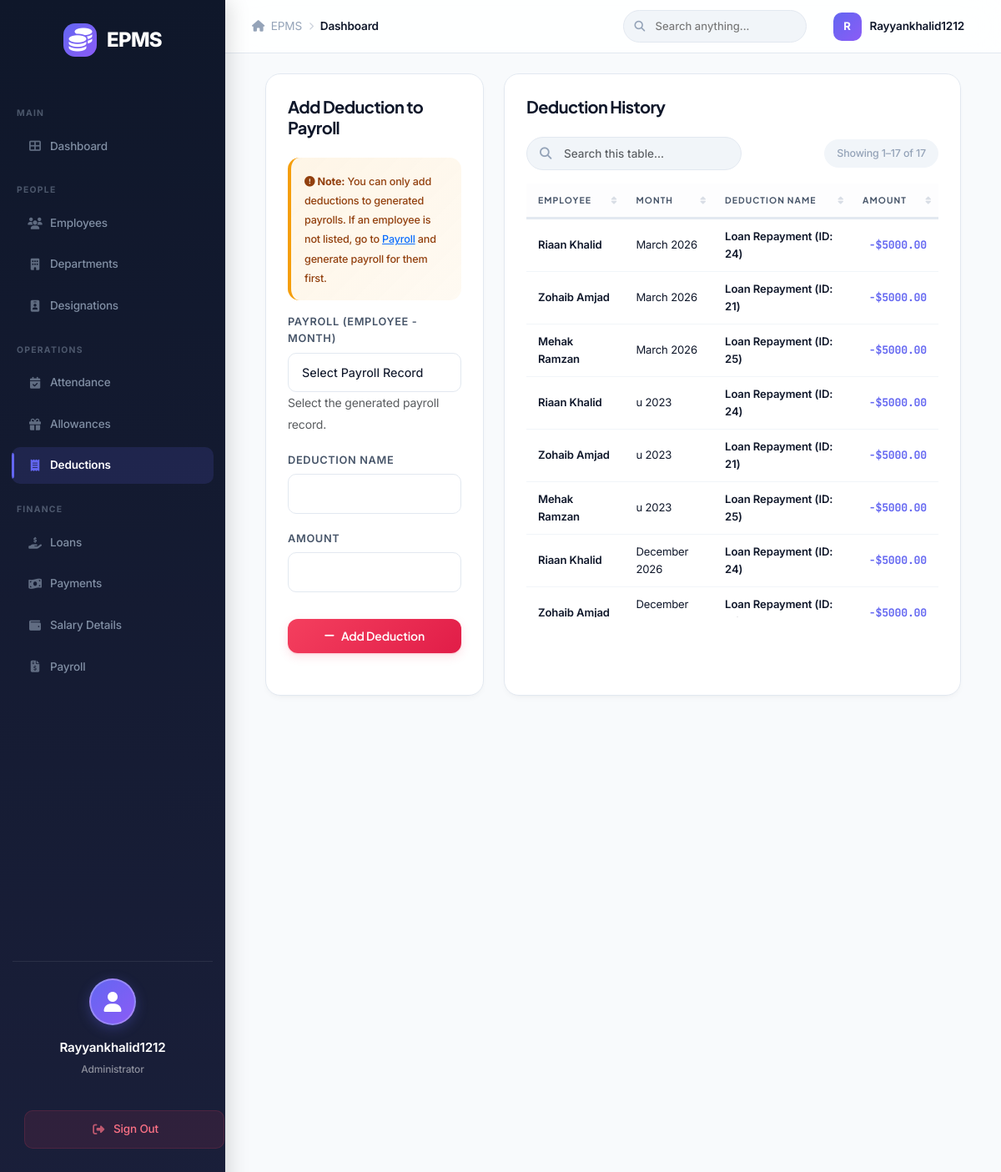
The page /deductions/ (signed in) on the database its author committed.
### core/models.py (models this page shows, shortened)
class User(AbstractUser):
    user_id = models.AutoField(primary_key=True)

class Payroll(models.Model):
    payroll_id = models.AutoField(primary_key=True)
    employee = models.ForeignKey(Employee, on_delete=models.CASCADE)
    month = models.CharField(max_length=20) # e.g., "January"
    year = models.IntegerField()
    basic_salary = models.DecimalField(max_digits=10, decimal_places=2)
    total_allowances = models.DecimalField(max_digits=10, decimal_places=2, default=0)
    total_deductions = models.DecimalField(max_digits=10, decimal_places=2, default=0)
    net_salary = models.DecimalField(max_digits=10, decimal_places=2)
    generated_date = models.DateField(default=timezone.now)
    def __str__(self):
        return f"Payroll - {self.employee} - {self.month} {self.year}"

class Payroll_Deduction(models.Model):
    payroll = models.ForeignKey(Payroll, on_delete=models.CASCADE, related_name='deductions')
    name = models.CharField(max_length=100)
    amount = models.DecimalField(max_digits=10, decimal_places=2)

class Employee(models.Model):
    STATUS_CHOICES = (
        ('Active', 'Active'),
        ('Inactive', 'Inactive'),
    )
    employee_id = models.AutoField(primary_key=True)
    first_name = models.CharField(max_length=100)
    last_name = models.CharField(max_length=100)
    email = models.EmailField(unique=True)
    phone = models.CharField(max_length=15)
    address = models.TextField()
    date_of_joining = models.DateField()
    department = models.ForeignKey(Department, on_delete=models.CASCADE)
    designation = models.ForeignKey(Designation, on_delete=models.CASCADE)
    user = models.OneToOneField(User, on_delete=models.CASCADE)
    status = models.CharField(max_length=10, choices=STATUS_CHOICES, default='Active')
    def __str__(self):
        return f"{self.first_name} {self.last_name}"

### core/views.py (the view)
# urls.py: path('deductions/', views.deduction_list, name='deduction_list'),
@login_required
def deduction_list(request):
    deductions = Payroll_Deduction.objects.all().order_by('-payroll__generated_date')
    if request.method == 'POST':
        form = PayrollDeductionForm(request.POST)
        if form.is_valid():
            deduction = form.save()
            payroll = deduction.payroll
            payroll.total_deductions += deduction.amount
            payroll.net_salary -= deduction.amount
            payroll.save()
            messages.success(request, 'Deduction added.')
            return redirect('deduction_list')
    else:
        form = PayrollDeductionForm()
    return render(request, 'core/deduction_list.html', {'deductions': deductions, 'form': form})

### core/forms.py
class PayrollDeductionForm(forms.ModelForm):
    def __init__(self, *args, **kwargs):
        super(PayrollDeductionForm, self).__init__(*args, **kwargs)
        self.fields['payroll'].empty_label = "Select Payroll Record"
    class Meta:
        model = Payroll_Deduction
        fields = ['payroll', 'name', 'amount']
        widgets = {
            'payroll': forms.Select(attrs={'class': 'form-control'}),
            'name': forms.TextInput(attrs={'class': 'form-control'}),
            'amount': forms.NumberInput(attrs={'class': 'form-control'}),
        }

### templates/core/deduction_list.html (shortened to what this page needs)
{% extends 'core/base.html' %}
{% block content %}
<div class="row g-4">
    <div class="col-md-4">
        <div class="card-box h-100">
            <h5 class="mb-4">Add Deduction to Payroll</h5>
            <div class="alert alert-warning">
                <small><i class="fas fa-exclamation-circle"></i> <strong>Note:</strong> You can only add deductions to
                    generated payrolls. If an employee is not listed, go to <a
                        href="{% url 'payroll_list' %}">Payroll</a> and generate payroll for them first.</small>
            </div>
            <form method="post">
                <div class="mb-3">
                    <label class="form-label">Payroll (Employee - Month)</label>
                    {{ form.payroll }}
                    <small class="text-muted">Select the generated payroll record.</small>
                </div>
                <div class="mb-3">
                    <label class="form-label">Deduction Name</label>
                    {{ form.name }}
                </div>
                <div class="mb-3">
                    <label class="form-label">Amount</label>
                    {{ form.amount }}
                </div>
                <button type="submit" class="btn btn-danger w-100 mt-3"><i class="fas fa-minus"></i> Add Deduction</button>
            </form>
        </div>
    </div>
    <div class="col-md-8">
        <div class="card-box h-100">
            <h5 class="mb-4">Deduction History</h5>
            <div class="table-responsive">
                <table class="table table-hover epms-datatable">
                <thead>
                    <tr>
                        <th>Employee</th>
                        <th>Month</th>
                        <th>Deduction Name</th>
                        <th>Amount</th>
                    </tr>
                </thead>
                <tbody>
                    {% for deduction in deductions %}
                    <tr>
                        <td>{{ deduction.payroll.employee }}</td>
                        <td>{{ deduction.payroll.month }} {{ deduction.payroll.year }}</td>
                        <td>{{ deduction.name }}</td>
                        <td class="text-danger">-${{ deduction.amount }}</td>
                    </tr>
                    {% empty %}
                    <tr>
                        <td colspan="4">No deductions recorded.</td>
                    </tr>
                    {% endfor %}
                </tbody>
            </table>
            </div>
        </div>
    </div>
</div>
{% endblock %}

### templates/core/base.html (shortened to what this page needs)
{% load static %}
<!DOCTYPE html>
<html lang="en">
<head>
    <link href="https://cdn.jsdelivr.net/npm/bootstrap@5.3.0/dist/css/bootstrap.min.css" rel="stylesheet">
    <link href="https://cdnjs.cloudflare.com/ajax/libs/font-awesome/6.4.0/css/all.min.css" rel="stylesheet">
    <link rel="stylesheet" href="{% static 'css/style.css' %}?v=8">
</head>
<body>
    {% if user.is_authenticated %}
    <div class="sidebar">
        <div class="brand">
            <div class="brand-icon"><i class="fas fa-coins"></i></div>
            <span>EPMS</span>
        </div>
        {% if user.is_staff %}
        <div class="sidebar-section-label">Main</div>
        <a href="{% url 'dashboard' %}"
            class="{% if request.resolver_match.url_name == 'dashboard' %}active{% endif %}">
            <i class="fas fa-th-large me-2"></i> Dashboard
        </a>
        <div class="sidebar-section-label">People</div>
        <a href="{% url 'employee_list' %}"
            class="">
            <i class="fas fa-users me-2"></i> Employees
        </a>
        <a href="{% url 'department_list' %}"
            class="{% if 'department' in request.resolver_match.url_name %}active{% endif %}">
            <i class="fas fa-building me-2"></i> Departments
        </a>
        <a href="{% url 'designation_list' %}"
            class="{% if request.resolver_match.url_name == 'designation_list' %}active{% endif %}">
            <i class="fas fa-id-badge me-2"></i> Designations
        </a>
        <div class="sidebar-section-label">Operations</div>
        <a href="{% url 'attendance_list' %}"
            class="{% if request.resolver_match.url_name == 'attendance_list' %}active{% endif %}">
            <i class="fas fa-calendar-check me-2"></i> Attendance
        </a>
        <a href="{% url 'allowance_list' %}"
            class="{% if request.resolver_match.url_name == 'allowance_list' %}active{% endif %}">
            <i class="fas fa-gift me-2"></i> Allowances
        </a>
        <a href="{% url 'deduction_list' %}"
            class="{% if request.resolver_match.url_name == 'deduction_list' %}active{% endif %}">
            <i class="fas fa-receipt me-2"></i> Deductions
        </a>
        <div class="sidebar-section-label">Finance</div>
        <a href="{% url 'loan_list' %}"
            class="{% if 'loan_list' == request.resolver_match.url_name %}active{% endif %}">
            <i class="fas fa-hand-holding-usd me-2"></i> Loans
        </a>
        <a href="{% url 'loan_payment_list' %}"
            class="{% if request.resolver_match.url_name == 'loan_payment_list' %}active{% endif %}">
            <i class="fas fa-money-bill-wave me-2"></i> Payments
        </a>
        <a href="{% url 'salary_list' %}"
            class="{% if request.resolver_match.url_name == 'salary_list' %}active{% endif %}">
            <i class="fas fa-wallet me-2"></i> Salary Details
        </a>
        <a href="{% url 'payroll_list' %}"
            class="{% if request.resolver_match.url_name == 'payroll_list' or request.resolver_match.url_name == 'payroll_generate' or request.resolver_match.url_name == 'payroll_edit' %}active{% endif %}">
            <i class="fas fa-file-invoice-dollar me-2"></i> Payroll
        </a>
        {% endif %}
        <div class="sidebar-footer">
            <div class="user-profile-card">
                <div class="user-avatar">
                    <i class="fas fa-user"></i>
                </div>
                <div class="user-info">
                    <span class="user-name">{{ user.username|title }}</span>
                    <span class="user-role">{% if user.is_staff %}Administrator{% else %}Employee{% endif %}</span>
                </div>
            </div>
            <a href="{% url 'logout' %}" class="btn-sidebar-logout">
                <i class="fas fa-sign-out-alt me-2"></i> Sign Out
            </a>
        </div>
    </div>
    <div class="top-navbar">
        <div class="topbar-left">
            <div class="breadcrumb-nav">
                <span class="breadcrumb-item"><i class="fas fa-home me-1"></i> EPMS</span>
                <i class="fas fa-chevron-right breadcrumb-sep"></i>
                <span class="breadcrumb-item active">{% block breadcrumb %}Dashboard{% endblock %}</span>
            </div>
        </div>
        <div class="topbar-right">
            <div class="topbar-search">
                <input type="text" placeholder="Search anything..." id="globalSearch">
            </div>
            <div class="topbar-user">
                <div class="topbar-user-avatar">{{ user.username|first|upper }}</div>
                <span class="topbar-user-name">{{ user.username|title }}</span>
            </div>
        </div>
    </div>
    <div class="main-content">
        <div class="container-fluid page-content">
            {% block content %}{% endblock %}
        </div>
    </div>
    {% else %}
    <div class="login-page">
        {% block login_content %}{% endblock %}
    </div>
    {% endif %}
</body>
</html>

### rows shown on the page
User: username "Rayyankhalid1212", username|first "R"
Payroll: payroll "Select Payroll Record"
Payroll_Deduction: payroll.employee "Riaan Khalid", payroll.month "March", payroll.year "2026", name "Loan Repayment (ID: 24)", amount "5000.00"
Payroll_Deduction: payroll.employee "Zohaib Amjad", payroll.month "March", payroll.year "2026", name "Loan Repayment (ID: 21)", amount "5000.00"
Payroll_Deduction: payroll.employee "Mehak Ramzan", payroll.month "March", payroll.year "2026", name "Loan Repayment (ID: 25)", amount "5000.00"
Payroll_Deduction: payroll.employee "Riaan Khalid", payroll.month "u", payroll.year "2023", name "Loan Repayment (ID: 24)", amount "5000.00"
Payroll_Deduction: payroll.employee "Zohaib Amjad", payroll.month "u", payroll.year "2023", name "Loan Repayment (ID: 21)", amount "5000.00"
Payroll_Deduction: payroll.employee "Mehak Ramzan", payroll.month "u", payroll.year "2023", name "Loan Repayment (ID: 25)", amount "5000.00"
Payroll_Deduction: payroll.employee "Riaan Khalid", payroll.month "December", payroll.year "2026", name "Loan Repayment (ID: 24)", amount "5000.00"
Payroll_Deduction: payroll.employee "Zohaib Amjad", payroll.month "December", name "Loan Repayment (ID:…", amount "5000.00"
